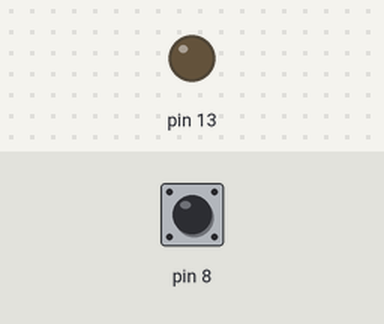
A sketch run on a simulated Arduino Uno, built with avr-gcc and run on an emulated ATmega328P. Parts: output pins drawn as LEDs (lit = HIGH). Inputs (shaded band) come from the test bench; at power-on: pin 8 HIGH. What the sketch prints to the serial monitor is not drawn.

Above: at 1.2 s.
1.3 s: pin 8 pulled LOW for 0.15 s
At 1.38 s:
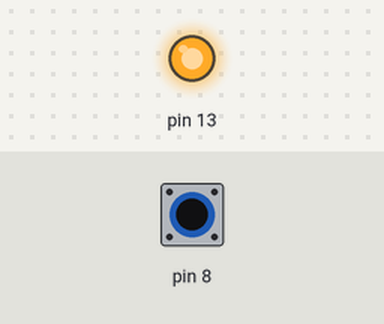
2.9 s: pin 8 pulled LOW for 3.2 s
At 6.5 s:
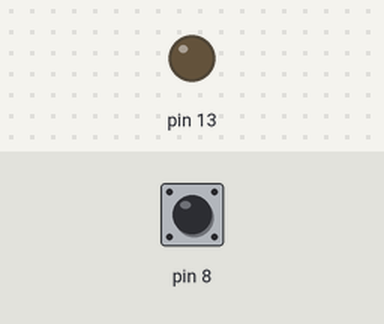
Timing chart, 0 to 8.0 s (numbered marks = the images above; inputs shaded):
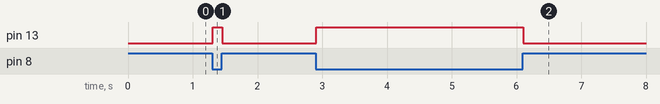

The sketch:

sketch_ReadSwitch.ino
```cpp
int button = 0;

void setup() {
  // put your setup code here, to run once:
  Serial.begin(9600);
  pinMode(8,INPUT_PULLUP);
  pinMode(13,OUTPUT);
}

void loop() {
  // put your main code here, to run repeatedly:
  button = digitalRead(8);
  Serial.println(button);
  if(button == LOW)
  {
    digitalWrite(13,HIGH);
    }
  else
  {
    digitalWrite(13,LOW);
    }
}
```

Measured:
- after the input at 1.3 s, pin 13: LOW → HIGH at once, → LOW 0.15 s later
- after the input at 2.9 s, pin 13: LOW → HIGH at once, → LOW 3.2 s later
